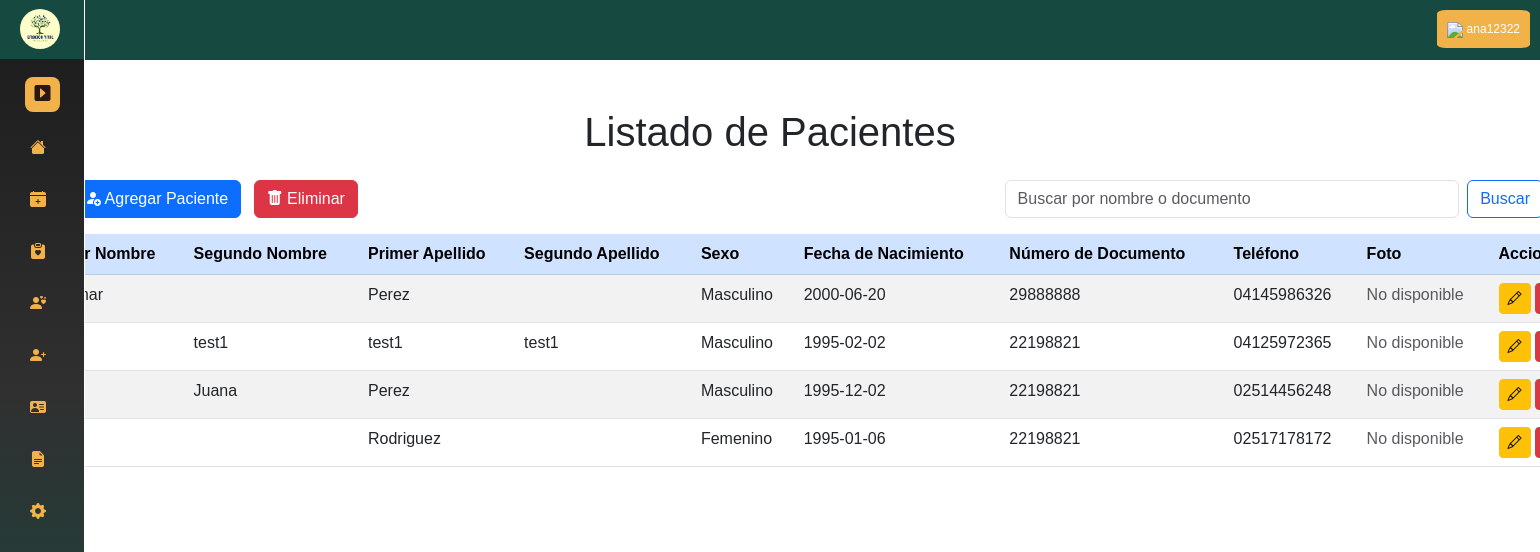
The app's page /app/vistas/listado_pacientes.php (signed in) with its own data.
### tables this page shows
CREATE TABLE `usuario` (
  `id_usuario` int(11) NOT NULL,
  `usuario` varchar(50) NOT NULL,
  `tipo_doc` enum('V','E','J','P') NOT NULL,
  `num_doc` varchar(12) NOT NULL,
  `correo` varchar(70) NOT NULL,
  `contraseña` varchar(34) NOT NULL,
  `nombre1` varchar(150) NOT NULL,
  `nombre2` varchar(150) DEFAULT NULL,
  `apellido1` varchar(150) NOT NULL,
  `apellido2` varchar(150) DEFAULT NULL,
  `foto` blob DEFAULT NULL,
  `fecha_nac` date NOT NULL,
  `telefono` varchar(15) NOT NULL,
  `sexo` enum('Masculino','Femenino') NOT NULL,
  `pregunta_s1` enum('NOMBRE DE MI MADRE','NOMBRE DE MI MASCOTA','NOMBRE DE MI PRIMER COLEGIO','NOMBRE DE MI PRIMER TRABAJO','NOMBRE DE MI PADRE') NOT NULL,
  `respuesta_1` varchar(150) NOT NULL,
  `pregunta_s2` enum('NOMBRE DE MI HERMANO MAYOR','DONDE NACIO SU MADRE','NOMBRE DE MEJOR AMIGO DE LA INFANCIA','PELICULA FAVORITA','SEGUNDO APELLIDO DE MI MADRE') NOT NULL,
  `respuesta_2` varchar(150) NOT NULL,
  `status` enum('activo','inactivo') NOT NULL
);

### app/controladores/listado_PacienteControlador.php (called while the page is built, shortened)
<?php
require_once __DIR__ . '/../modelos/listado_PacienteModelo.php';
require_once '../../config/conexion.php';
class listado_PacienteControlador
{
    private $listado_PacienteModelo;
    public function __construct()
    {
        global $conn;
        $this->listado_PacienteModelo = new listado_PacienteModelo($conn);
    }
    public function obtenerUsuarios()
    {
        return $this->listado_PacienteModelo->listarUsuarios();
    }
}

### app/modelos/listado_PacienteModelo.php (called while the page is built, shortened)
<?php
class listado_PacienteModelo
{
    private $conn;
    public function __construct($conn)
    {
        $this->conn = $conn;
    }
    public function listarUsuarios()
    {
        try {
            $sql = $this->conn->prepare("SELECT * FROM usuario WHERE status = 'activo'");
            $sql->execute();
            return $sql->fetchAll(\PDO::FETCH_ASSOC);
        } catch (\PDOException $e) {
            error_log("Error al listar usuarios: " . $e->getMessage());
            return [];
        }
    }
}

### app/vistas/listado_pacientes.php (the view, shortened to what this page needs)
<?php
require_once __DIR__ . '/../controladores/listado_PacienteControlador.php';
$nombreUsuario = $_SESSION['usuario'];
$controller = new listado_PacienteControlador();
$searchTerm = '';
if (!empty($searchTerm)) {
    $usuarios = $controller->obtenerUsuariosFiltrados($searchTerm);
} else {
    $usuarios = $controller->obtenerUsuarios();
}
?>
<!DOCTYPE html>
<html lang="en">
<head>
    <link href="https://cdn.jsdelivr.net/npm/bootstrap@5.3.0-alpha3/dist/css/bootstrap.min.css" rel="stylesheet">
    <link rel="stylesheet" href="https://cdnjs.cloudflare.com/ajax/libs/bootstrap-icons/1.10.5/font/bootstrap-icons.min.css">
    <link rel="stylesheet" href="css/listado.css">
    <link rel="stylesheet" href="css/sidebarandheader.css">
</head>
<body>
    <?php include 'includes/header.php'; ?>
    <?php include 'includes/sidebar.php'; ?>
    <div class="container mt-5">
        <h1 class="text-center mb-4">Listado de Pacientes</h1>
        <div class="d-flex justify-content-between mb-3">
            <div>
                <a href="registro_paciente.php" class="btn btn-primary me-2">
                    <i class="bi bi-person-fill-add"></i> Agregar Paciente
                </a>
                <form method="POST" class="d-inline" id="deleteForm">
                    <button type="submit" class="btn btn-danger" name="eliminar">
                        <i class="bi bi-trash-fill"></i> Eliminar
                    </button>
                </form>
            </div>
            <div class="ms-auto search-container">
                <form method="POST" class="d-flex w-100">
                    <input type="text" name="search" class="form-control" placeholder="Buscar por nombre o documento" value="<?= htmlspecialchars($searchTerm) ?>">
                    <button type="submit" class="btn btn-outline-primary ms-2">Buscar</button>
                </form>
            </div>
        </div>
        <table class="table table-striped table-hover table-wide" id="tablaPacientes">
            <thead class="table-primary">
                <tr>
                    <th>ID</th>
                    <th>Primer Nombre</th>
                    <th>Segundo Nombre</th>
                    <th>Primer Apellido</th>
                    <th>Segundo Apellido</th>
                    <th>Sexo</th>
                    <th>Fecha de Nacimiento</th>
                    <th>Número de Documento</th>
                    <th>Teléfono</th>
                    <th>Foto</th>
                    <th>Acciones</th>
                </tr>
            </thead>
            <tbody>
                <?php if (!empty($usuarios)) : ?>
                    <?php foreach ($usuarios as $usuario) : ?>
                        <tr onclick="selectRow(<?= htmlspecialchars($usuario['id_usuario']) ?>, this)">
                            <td><?= htmlspecialchars($usuario['id_usuario']) ?></td>
                            <td><?= htmlspecialchars($usuario['nombre1']) ?></td>
                            <td><?= htmlspecialchars($usuario['nombre2']) ?></td>
                            <td><?= htmlspecialchars($usuario['apellido1']) ?></td>
                            <td><?= htmlspecialchars($usuario['apellido2']) ?></td>
                            <td><?= htmlspecialchars($usuario['sexo']) ?></td>
                            <td><?= htmlspecialchars($usuario['fecha_nac']) ?></td>
                            <td><?= htmlspecialchars($usuario['num_doc']) ?></td>
                            <td><?= htmlspecialchars($usuario['telefono']) ?></td>
                            <td>
                                <?php if ($usuario['foto']) : ?>
                                    <img alt="Foto" class="img-thumbnail" width="50" height="50" />
                                <?php else : ?>
                                    <span class="text-muted">No disponible</span>
                                <?php endif; ?>
                            </td>
                            <td>
                                <a href="modificar_usuario.php?id_usuario=<?= htmlspecialchars($usuario['id_usuario']) ?>" class="btn btn-warning btn-sm">
                                    <i class="bi bi-pencil"></i>
                                </a>
                                <form method="POST" class="d-inline deleteForm" id="deleteForm">
                                    <button type="submit" class="btn btn-danger btn-sm">
                                    </button>
                                </form>
                            </td>
                        </tr>
                    <?php endforeach; ?>
                <?php else : ?>
                    <tr>
                        <td colspan="12" class="text-center text-muted">No hay usuarios registrados.</td>
                    </tr>
                <?php endif; ?>
            </tbody>
        </table>
    </div>
</body>
</html>

### app/vistas/includes/header.php (shortened to what this page needs)
<!DOCTYPE html>
<html lang="es">
<header class="header">
    <div class="dropdown">
        <button class="dropbtn">
            <img src="ruta/a/la/foto.jpg" class="patient-photo" />
            <?php echo htmlspecialchars($nombreUsuario); ?>
        </button>
    </div>
</header>
<body>
</body>
</html>

### app/vistas/includes/sidebar.php (shortened to what this page needs)
<aside class="sidebar collapsed">
    <header class="sidebar-header">
        <a href="<?php echo ($_SESSION['tipo_usuario'] === 'paciente') ? 'agendar_cita.php' : 'dashboard.php'; ?>" class="header-logo">
            <img src="files/logo.png" alt="Psicologia">
        </a>
        <button class="toggler sidebar-toggler">
            <i class="bi bi-caret-right-square-fill"></i>
        </button>
    </header>
    <nav class="sidebar-nav">
        <ul class="nav-list primary-nav">
            <?php if ($_SESSION['tipo_usuario'] === 'administrativo' || $_SESSION['tipo_usuario'] === 'psicologo') : ?>
                <li class="nav-item">
                    <a href="dashboard.php" class="nav-link">
                        <i class="bi bi-house-fill"></i>
                    </a>
                </li>
            <?php endif; ?>
            <?php if ($_SESSION['tipo_usuario'] === 'administrativo' || $_SESSION['tipo_usuario'] === 'psicologo' || $_SESSION['tipo_usuario'] === 'paciente') : ?>
                <li class="nav-item">
                    <a href="agendar_cita.php" class="nav-link">
                        <i class="bi bi-calendar-plus-fill"></i>
                    </a>
                </li>
                <li class="nav-item">
                    <a href="#" class="nav-link">
                        <i class="bi bi-clipboard-heart-fill"></i>
                    </a>
                </li>
            <?php endif; ?>
            <?php if ($_SESSION['tipo_usuario'] === 'administrativo' || $_SESSION['tipo_usuario'] === 'psicologo') : ?>
                <li class="nav-item">
                    <a href="../vistas/listado_Psicologos.php" class="nav-link">
                        <i class="bi bi-person-hearts"></i>
                    </a>
                </li>
                <li class="nav-item">
                    <a href="../vistas/listado_pacientes.php" class="nav-link">
                        <i class="bi bi-person-plus-fill"></i>
                    </a>
                </li>
                <li class="nav-item">
                    <a href="#" class="nav-link">
                        <i class="bi bi-person-vcard-fill"></i>
                    </a>
                </li>
                <li class="nav-item">
                    <a href="#" class="nav-link">
                        <i class="bi bi-file-earmark-text-fill"></i>
                    </a>
                </li>
            <?php endif; ?>
            <?php if ($_SESSION['tipo_usuario'] === 'administrativo') : ?>
                <li class="nav-item">
                    <a href="#" class="nav-link">
                        <i class="bi bi-gear-fill"></i>
                    </a>
                </li>
            <?php endif; ?>
        </ul>
    </nav>
</aside>

### app/vistas/css/listado.css (style rules this page uses)
.table-wide { width: 200%; max-width: 1600px; margin-left: -10%; }
.container { display: flex; flex-direction: column; }
.d-flex { display: flex; justify-content: space-between; margin-left: -50px; }
.search-container { width: 40%; margin-right: -13%; }

### app/vistas/css/sidebarandheader.css (style rules this page uses)
* { margin: 0; padding: 0; box-sizing: border-box; font-family: "Poppins", sans-serif; }
.sidebar { position: fixed; top: 0; left: 0; bottom: 0; width: 270px; background: linear-gradient(#1b1b1b, #303030, #164a41); transition: all 0.4s ease; border-right: 1px solid white; z-index: 1000; height: 100vh; }
.sidebar.collapsed { width: 85px; }
.sidebar .sidebar-header { background-color: #164a41; display: flex; position: relative; padding: 25px 20px; align-items: center; justify-content: space-between; margin-top: -1px; }
.sidebar-header .header-logo img { width: 40px; height: 40px; display: block; object-fit: contain; border-radius: 50%; }
.sidebar-header .toggler { height: 35px; width: 35px; color: #2d1515; border: none; cursor: pointer; display: flex; background: #f1b24a; align-items: center; justify-content: center; border-radius: 8px; transition: 0.4s ease; }
.sidebar-header .sidebar-toggler { position: absolute; right: 20px; }
.sidebar.collapsed .sidebar-header .toggler { transform: translate(-4px, 65px); }
.sidebar-nav .nav-list { list-style: none; display: flex; gap: 4px; padding: 0 15px; flex-direction: column; transform: translateY(15px); transition: 0.4s ease; }
.sidebar.collapsed .sidebar-nav .primary-nav { transform: translateY(65px); }
.sidebar-nav .nav-link { color: #fff; display: flex; gap: 12px; white-space: nowrap; border-radius: 8px; padding: 12px 15px; align-items: center; text-decoration: none; transition: 0.4s ease; }
.sidebar.collapsed .sidebar-nav .nav-link { border-radius: 12px; }
.sidebar-nav .nav-item { position: relative; }
header { background-color: #164a41; color: white; height: 60px; padding: 20px; z-index: 999; }
.dropbtn { background-color: #f1b24a; color: white; padding: 10px; font-size: 12px; border: white; cursor: pointer; border-radius: 10%; }
.dropdown { position: absolute; right: 10px; top: 10px; display: inline-block; }
.nav-link i { color: #f1b24a; transition: color 0.3s ease; }

### records on screen
usuario: nombre1 "Neylimar", apellido1 "Perez", sexo "Masculino", fecha_nac "2000-06-20", num_doc "29888888", telefono "04145986326", shows "No disponible"
usuario: nombre2 "test1", apellido1 "test1", apellido2 "test1", sexo "Masculino", fecha_nac "1995-02-02", num_doc "22198821", telefono "04125972365", shows "No disponible"
usuario: nombre2 "Juana", apellido1 "Perez", sexo "Masculino", fecha_nac "1995-12-02", num_doc "22198821", telefono "02514456248", shows "No disponible"
usuario: apellido1 "Rodriguez", sexo "Femenino", fecha_nac "1995-01-06", num_doc "22198821", telefono "02517178172", shows "No disponible"

### other values on screen
$nombreUsuario "ana12322"
